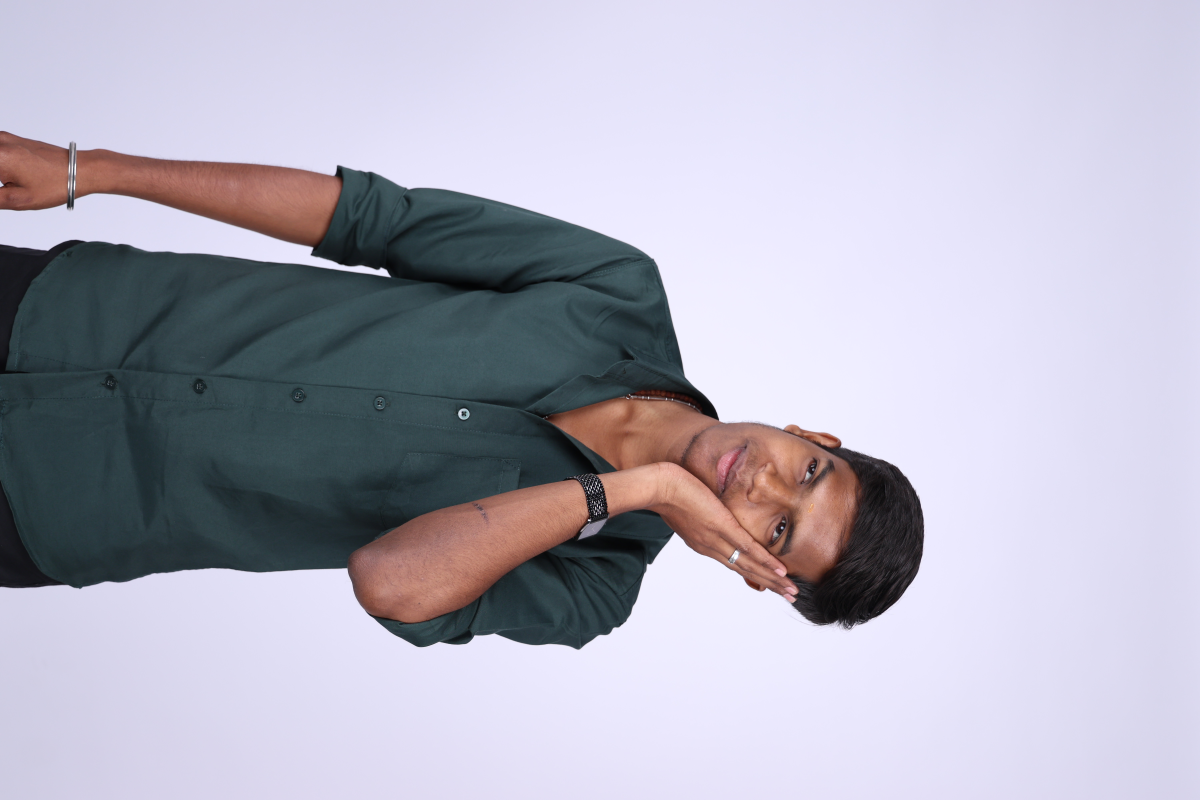
#> input picture dist/Employee Website Shoot/Sorted_Employees/Adithya guruvardhan/10.jpg, 6000 x 4000 px (shown at 1/5 size); its folder holds only this picture in this run
$ python sort_by_kmeans.py
#> lines starting #> are read from the running program, lines starting #| are printed output that depends on the picture
import os
import shutil
from PIL import Image

source_base = "/Users/ssmacmini04/Documents/GitHub/bAZZIWAH/public/Employee Website Shoot"
input_dir = os.path.join(source_base, "Sorted_Employees")
output_dir = os.path.join(source_base, "Sorted_Employees_KMeans")

# Create output base directory if not exists
os.makedirs(output_dir, exist_ok=True)

# 1. Find all images recursively inside Sorted_Employees
valid_extensions = ('.png', '.jpg', '.jpeg')
image_files = []

for root, dirs, files in os.walk(input_dir):
    for f in files:
        if f.lower().endswith(valid_extensions):
            image_files.append(os.path.join(root, f))
#> pass 2 of the loop `for root, dirs, files in os.walk(input_dir):`:

# Sort to maintain a deterministic order
image_files.sort()
print(f"Found {len(image_files)} images to cluster.")

# 2. Extract RGB visual signatures (16x16 grid of R,G,B values)
image_signatures = []
for path in image_files:
    try:
        with Image.open(path) as img:
            # Resize and convert to RGB
#> img is the input picture: PIL image 6000x4000 RGB; mean R, G, B 176.8, 174.8, 189.6
            small_img = img.convert('RGB').resize((16, 16), Image.Resampling.LANCZOS)
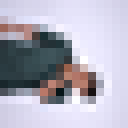
#> small_img: PIL image 16x16 RGB (shown 8 times larger); mean R, G, B 176.8, 174.8, 189.1
            pixels = list(small_img.getdata()) # list of (R, G, B) tuples
#> pixels = 256 items, first 6: (203, 202, 224), (207, 205, 228), (211, 209, 232), (214, 212, 234), (215, 213, 236), (217, 214, 237)
            # Flatten to 1D vector of 768 elements (16*16*3)
            flat = []
            for p in pixels:
                flat.extend(p)
#> this loop made 256 passes
#> after the loop, flat = 768 values, max 255 at index 113, min 6 at index 549, mean 180.2
            image_signatures.append({
                'path': path,
                'name': os.path.basename(path),
                'ext': os.path.splitext(path)[1].lower(),
                'vector': flat
            })
    except Exception as e:
        print(f"Error loading {path}: {e}")
#> pass 2 of the loop `for path in image_files:`:
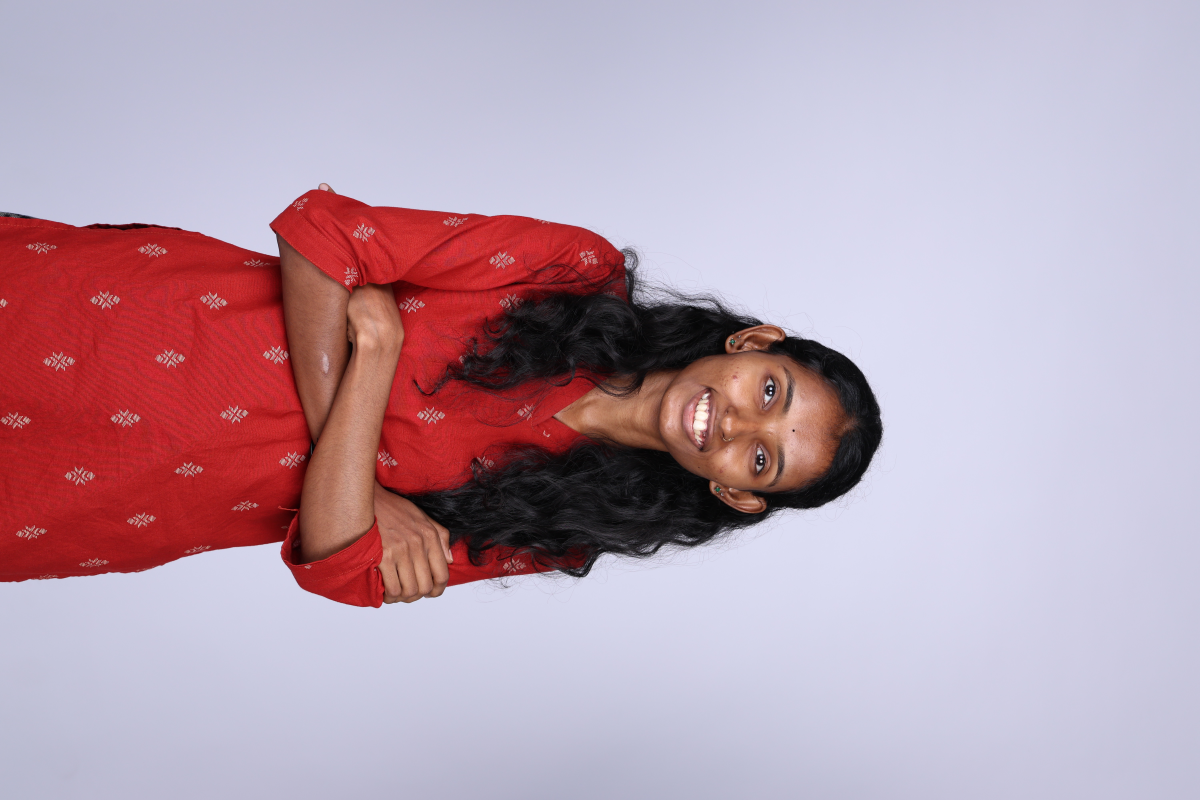
#> input picture dist/Employee Website Shoot/Sorted_Employees/Amitha/25.jpg, 6000 x 4000 px (shown at 1/5 size)
#> img is the input picture: PIL image 6000x4000 RGB; mean R, G, B 184.8, 158.8, 173.9
#> `small_img = img.convert('RGB').resize((16, 16), Image.Resampling.LANCZ..`:
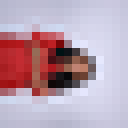
#> small_img: PIL image 16x16 RGB (shown 8 times larger); mean R, G, B 184.9, 158.9, 173.9
#> pixels = 256 items, first 6: (182, 183, 205), (185, 185, 208), (187, 187, 209), (188, 188, 210), (189, 188, 210), (189, 188, 210)
#> the loop `for p in pixels:` made 256 passes
#> after the loop `for p in pixels:`: flat = 768 values, max 253 at index 374, min 1 at index 309, mean 172.6

print(f"Loaded signatures for {len(image_signatures)} images.")
#| Loaded signatures for 2 images.

# 3. K-Means clustering algorithm
K = 20 # EXACTLY 20 employees!
N = len(image_signatures)
#> N = 2
dim = len(image_signatures[0]['vector'])
#> dim = 768

# Initialize centroids using K-Means++ smart seeding
centroids = [image_signatures[0]['vector']]
for _ in range(1, K):
    distances = []
    for img in image_signatures:
        # Min distance from current image to any existing centroid
        min_dist = min(sum((a - b)**2 for a, b in zip(img['vector'], c)) for c in centroids)
        distances.append(min_dist)
    # Pick the furthest one as the next centroid seed
    max_idx = distances.index(max(distances))
    centroids.append(image_signatures[max_idx]['vector'])
#> after the loop, centroids = 20 items

print("Initialized K centroids successfully.")

# Run K-Means Iterations
for iteration in range(20):
    # Cluster assignment
    clusters = [[] for _ in range(K)]
    for img in image_signatures:
        min_dist = float('inf')
        best_idx = 0
        for idx, c in enumerate(centroids):
            dist = sum((a - b)**2 for a, b in zip(img['vector'], c))
            if dist < min_dist:
                min_dist = dist
                best_idx = idx
        clusters[best_idx].append(img)

    print(f"Iteration {iteration+1}: Cluster sizes {[len(c) for c in clusters]}")

    # Recalculate centroids
    for idx in range(K):
        if len(clusters[idx]) > 0:
            avg_vector = [0.0] * dim
            for img in clusters[idx]:
                for d in range(dim):
                    avg_vector[d] += img['vector'][d]
            for d in range(dim):
                avg_vector[d] /= len(clusters[idx])
            centroids[idx] = avg_vector

print("\nK-Means clustering completed.")

# 4. Move files to Sorted_Employees_KMeans
for idx, cluster in enumerate(clusters):
    if not cluster:
        continue
    group_folder = os.path.join(output_dir, f"Employee_{idx+1}")
    os.makedirs(group_folder, exist_ok=True)

    print(f"Writing Group {idx+1} ({len(cluster)} images) to {group_folder}...")
    for f_idx, img in enumerate(cluster):
        new_name = f"{f_idx + 1}{img['ext']}"
        dest_path = os.path.join(group_folder, new_name)
        shutil.move(img['path'], dest_path)

# 5. Clean up old empty input_dir
shutil.rmtree(input_dir, ignore_errors=True)

# 6. Rename Sorted_Employees_KMeans to Sorted_Employees
shutil.move(output_dir, input_dir)

print(f"\nSuccessfully clustered all matching images into exactly {K} folders!")
